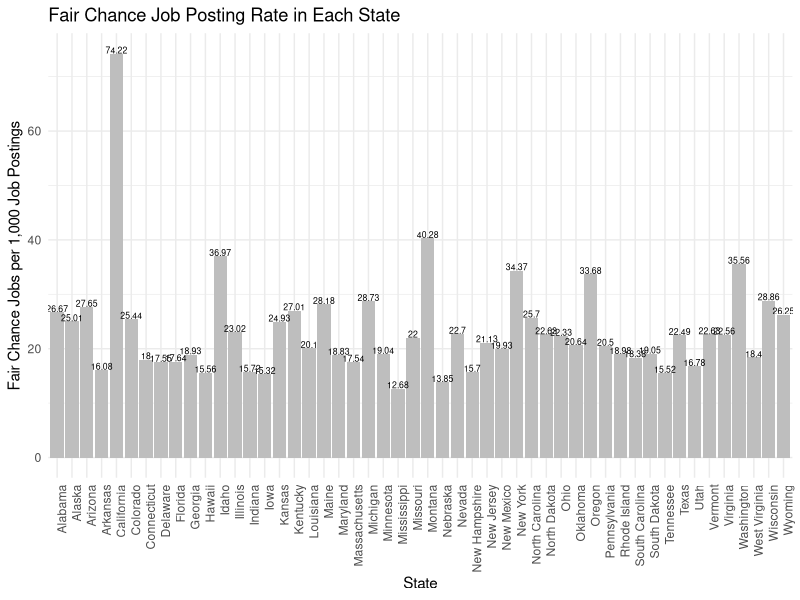
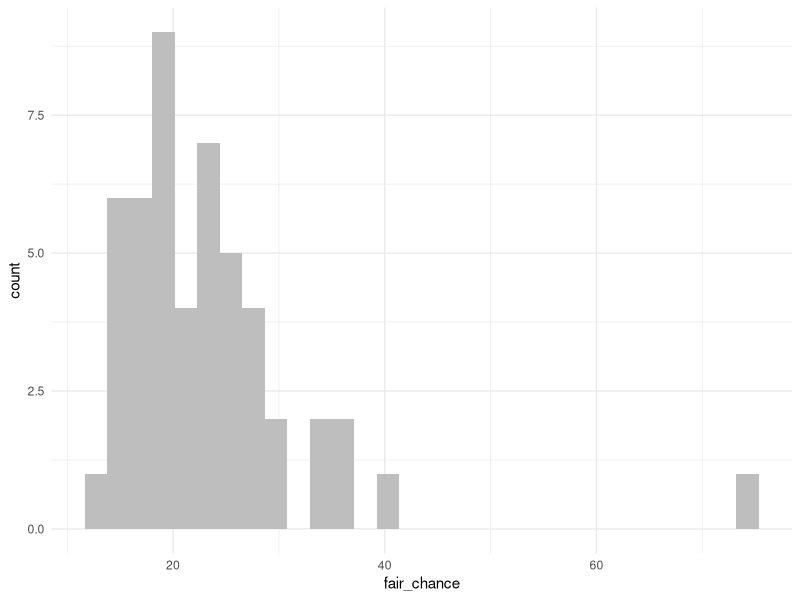
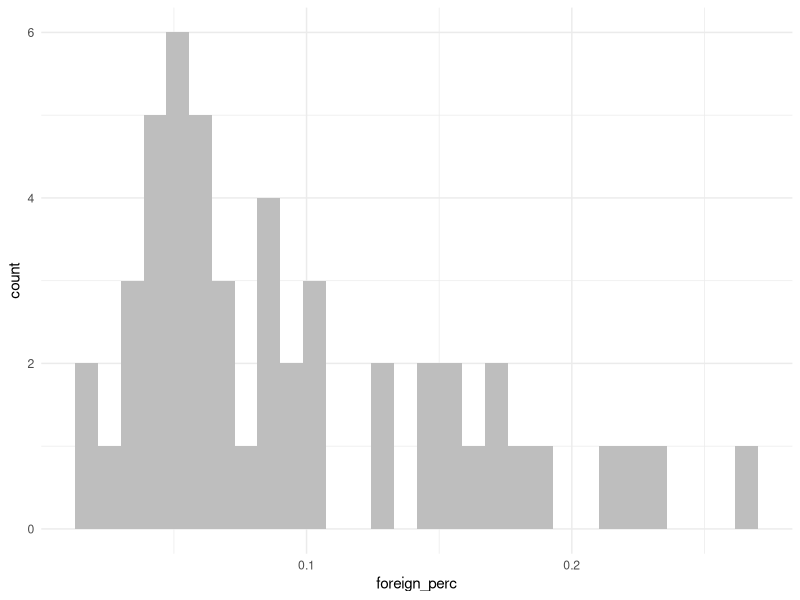
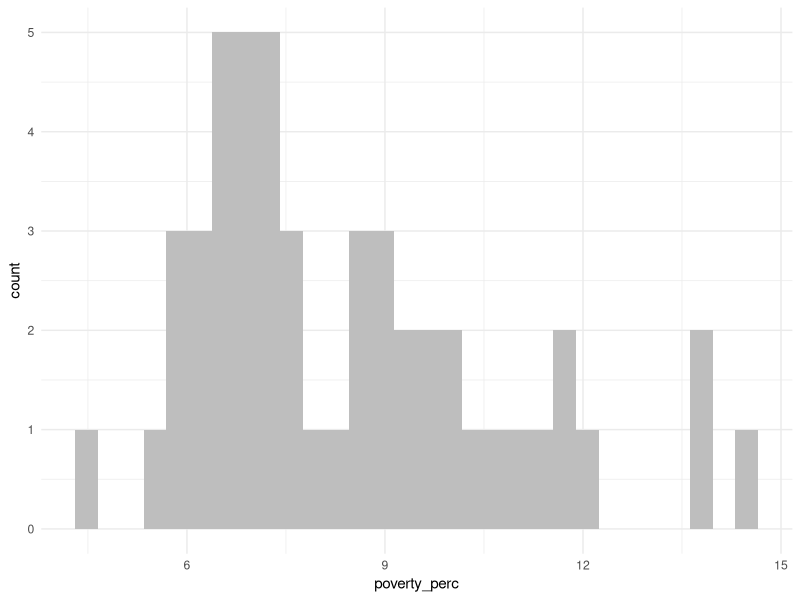
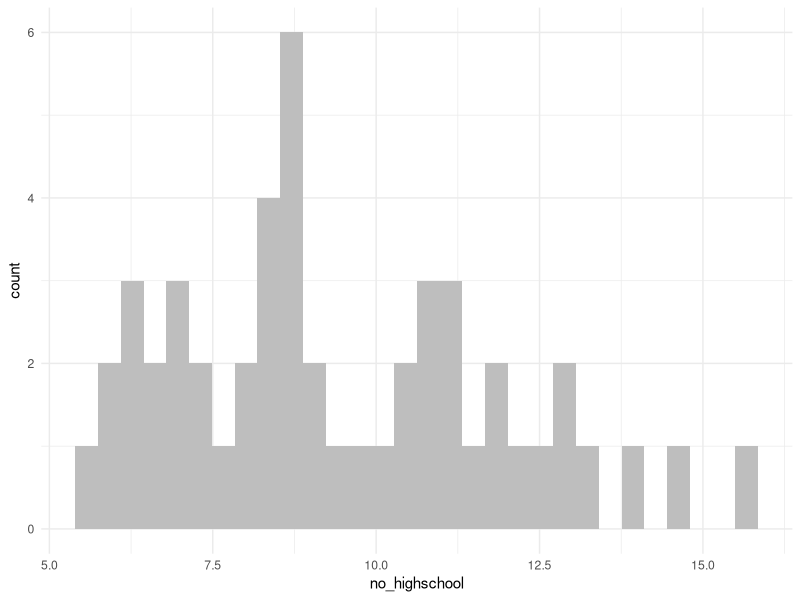
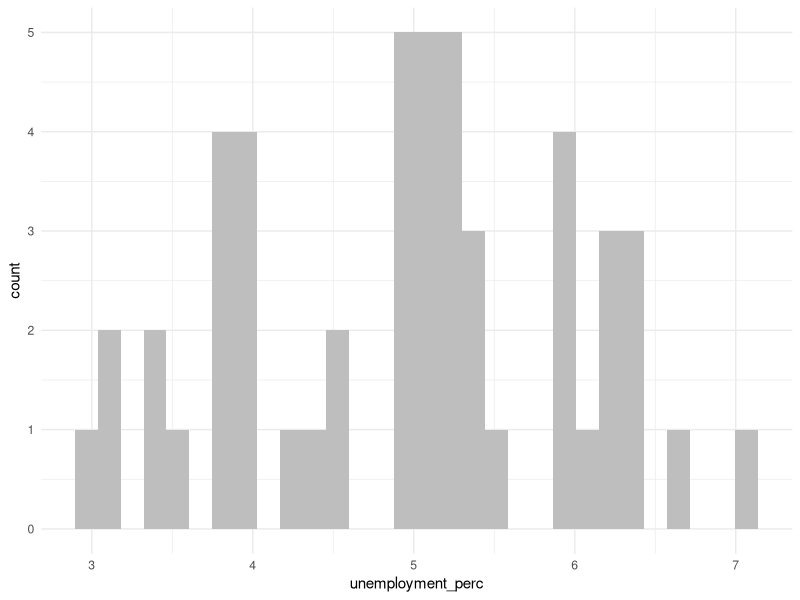
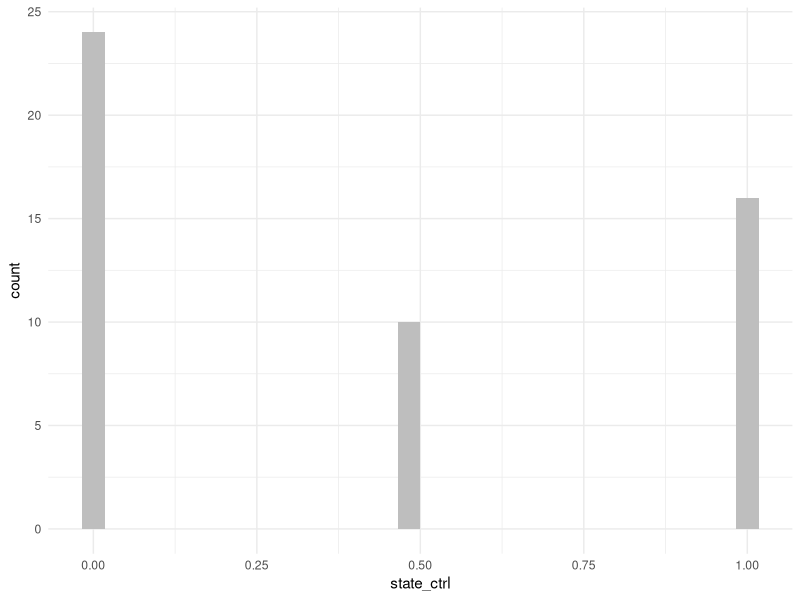
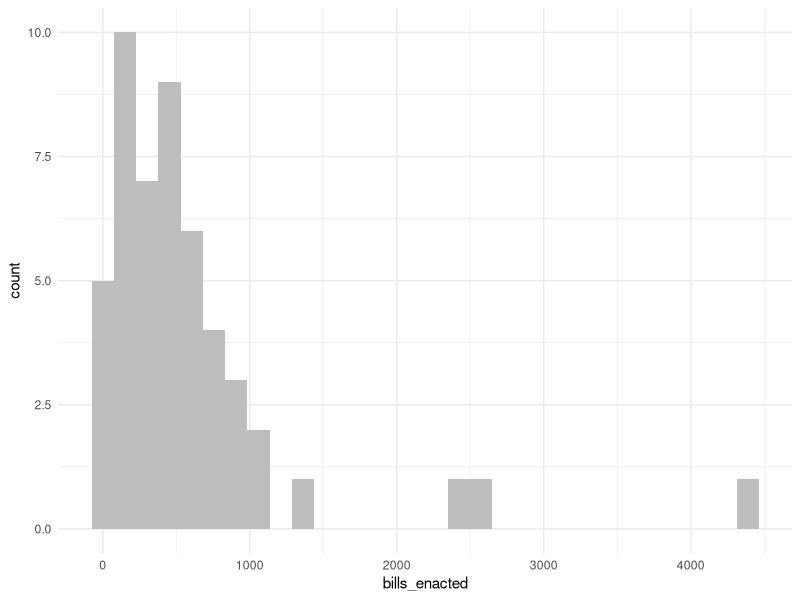

Reproduce these figures in R, in order.
## ---- chunk 1
library(tidyverse)
library(ggplot2)
## ---- chunk 2
FAMD_data <- read.csv("FAMD_vars.csv")
control_data <- read.csv("small_control.csv")
## ---- chunk 3
data <- control_data %>%
  left_join(FAMD_data)
## ---- chunk 4
data %>%
  ggplot(aes(x = state, y = fair_chance)) +
  geom_col(fill = "gray")+
  theme_minimal()+
  theme(axis.text.x = element_text(angle=90, hjust=1))+
  geom_text(aes(label = fair_chance, y = fair_chance + 0.05), position = position_dodge(0.9), vjust = 0, size = 2.2)+
  labs(x = "State", y = "Fair Chance Jobs per 1,000 Job Postings", title = "Fair Chance Job Posting Rate in Each State")

data %>%
  ggplot(aes(x = fair_chance)) +
  geom_histogram(fill = "gray")+
  theme_minimal()
## ---- chunk 5
data %>%
  ggplot(aes(x = foreign_perc)) +
  geom_histogram(fill = "gray")+
  theme_minimal()

data %>%
  ggplot(aes(x = poverty_perc)) +
  geom_histogram(fill = "gray")+
  theme_minimal()

data %>%
  ggplot(aes(x = no_highschool)) +
  geom_histogram(fill = "gray")+
  theme_minimal()

data %>%
  ggplot(aes(x = unemployment_perc)) +
  geom_histogram(fill = "gray")+
  theme_minimal()

data %>%
  ggplot(aes(x = state_ctrl)) +
  geom_histogram(fill = "gray")+
  theme_minimal()

data %>%
  ggplot(aes(x = bills_enacted)) +
  geom_histogram(fill = "gray")+
  theme_minimal()

data %>%
  ggplot(aes(x = reincarceration)) +
  geom_histogram(fill = "gray")+
  theme_minimal()
## ---- chunk 6
data %>%
  ggplot(aes(x = foreign_perc, y = fair_chance))+
  geom_point()+
  geom_smooth(method = "lm", se = FALSE)+
  theme_minimal()

data %>%
  ggplot(aes(x = poverty_perc, y = fair_chance))+
  geom_point()+
  geom_smooth(method = "lm", se = FALSE)+
  theme_minimal()

data %>%
  ggplot(aes(x = no_highschool, y = fair_chance))+
  geom_point()+
  geom_smooth(method = "lm", se = FALSE)+
  theme_minimal()

data %>%
  ggplot(aes(x = unemployment_perc, y = fair_chance))+
  geom_point()+
  geom_smooth(method = "lm", se = FALSE)+
  theme_minimal()
